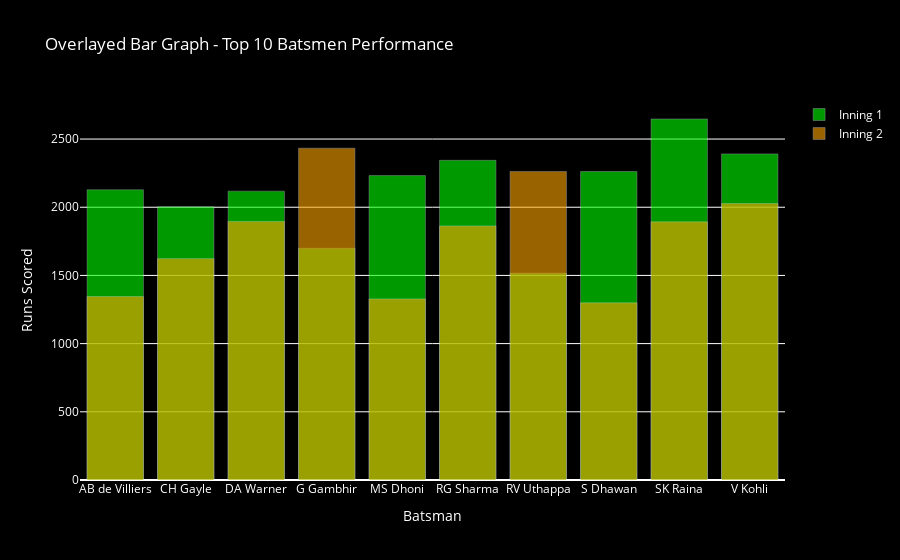

Source (notebook cell):
### Code cell
trace1_overlay = go.Bar(
    x=final['batsman'],
    y=final['inning1_runs'],
    name='Inning 1',
    marker={'color': 'lime'},
    opacity=0.6
)

trace2_overlay = go.Bar(
    x=final['batsman'],
    y=final['inning2_runs'],
    name='Inning 2',
    marker={'color': 'orange'},
    opacity=0.6
)

layout_overlay = go.Layout(
    title='Overlayed Bar Graph - Top 10 Batsmen Performance',
    xaxis={'title': 'Batsman', 'color': 'white'},
    yaxis={'title': 'Runs Scored', 'color': 'white'},
    barmode='overlay',
    plot_bgcolor='black',
    paper_bgcolor='black',
    font={'color': 'white'}
)

fig_overlay = go.Figure(data=[trace1_overlay, trace2_overlay], layout=layout_overlay)
pyo.iplot(fig_overlay, filename='overlayed_bar_graph.html')

### Figure 1 — Plotly figure (JSON) as saved in the notebook; plotly's stock layout.template omitted (floating-point values rounded to 4 significant figures)
{"data": [{"marker": {"color": "lime"}, "name": "Inning 1", "opacity": 0.6, "type": "bar", "x": ["AB de Villiers", "CH Gayle", "DA Warner", "G Gambhir", "MS Dhoni", "RG Sharma", "RV Uthappa", "S Dhawan", "SK Raina", "V Kohli"], "y": [2128, 2003, 2118, 1699, 2232, 2344, 1516, 2262, 2647, 2391]}, {"marker": {"color": "orange"}, "name": "Inning 2", "opacity": 0.6, "type": "bar", "x": ["AB de Villiers", "CH Gayle", "DA Warner", "G Gambhir", "MS Dhoni", "RG Sharma", "RV Uthappa", "S Dhawan", "SK Raina", "V Kohli"], "y": [1345, 1623, 1896, 2433, 1328, 1863, 2262, 1299, 1893, 2027]}], "layout": {"barmode": "overlay", "font": {"color": "white"}, "paper_bgcolor": "black", "plot_bgcolor": "black", "title": {"text": "Overlayed Bar Graph - Top 10 Batsmen Performance"}, "xaxis": {"color": "white", "title": {"text": "Batsman"}}, "yaxis": {"color": "white", "title": {"text": "Runs Scored"}}}}
